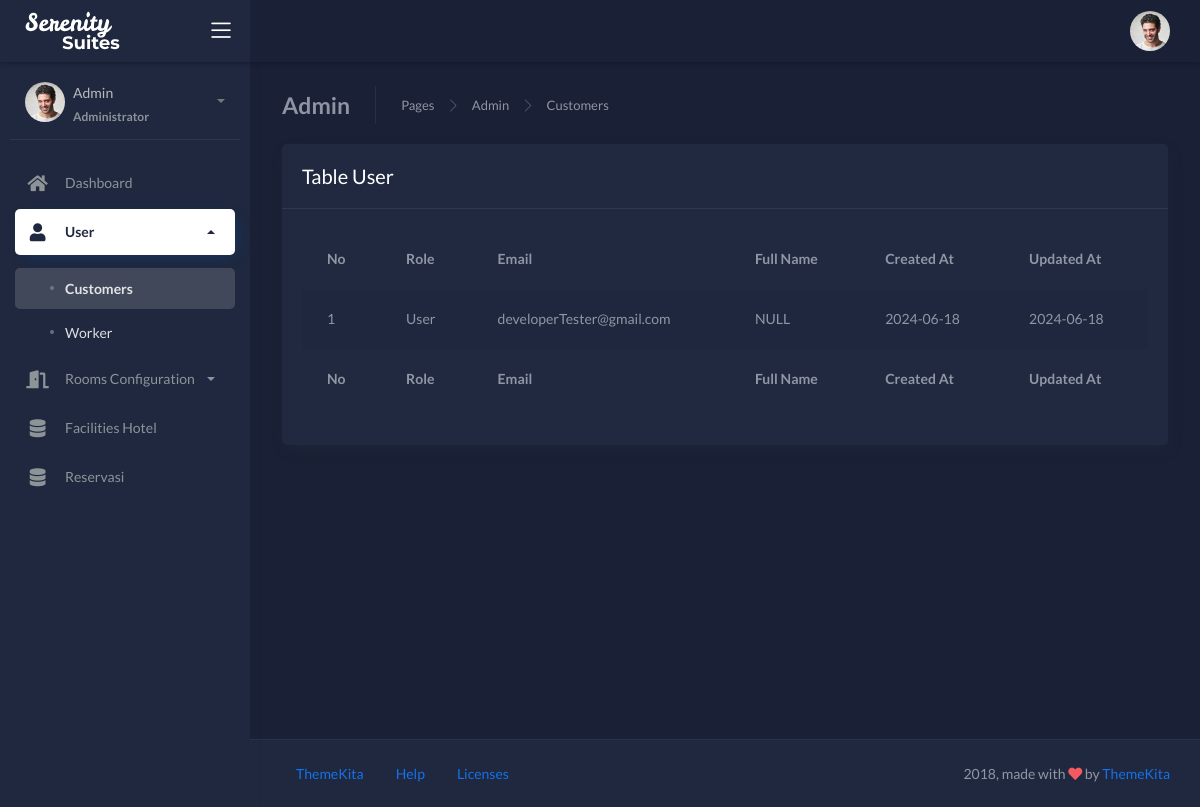
The app's page /admin/customers (signed in), older data.
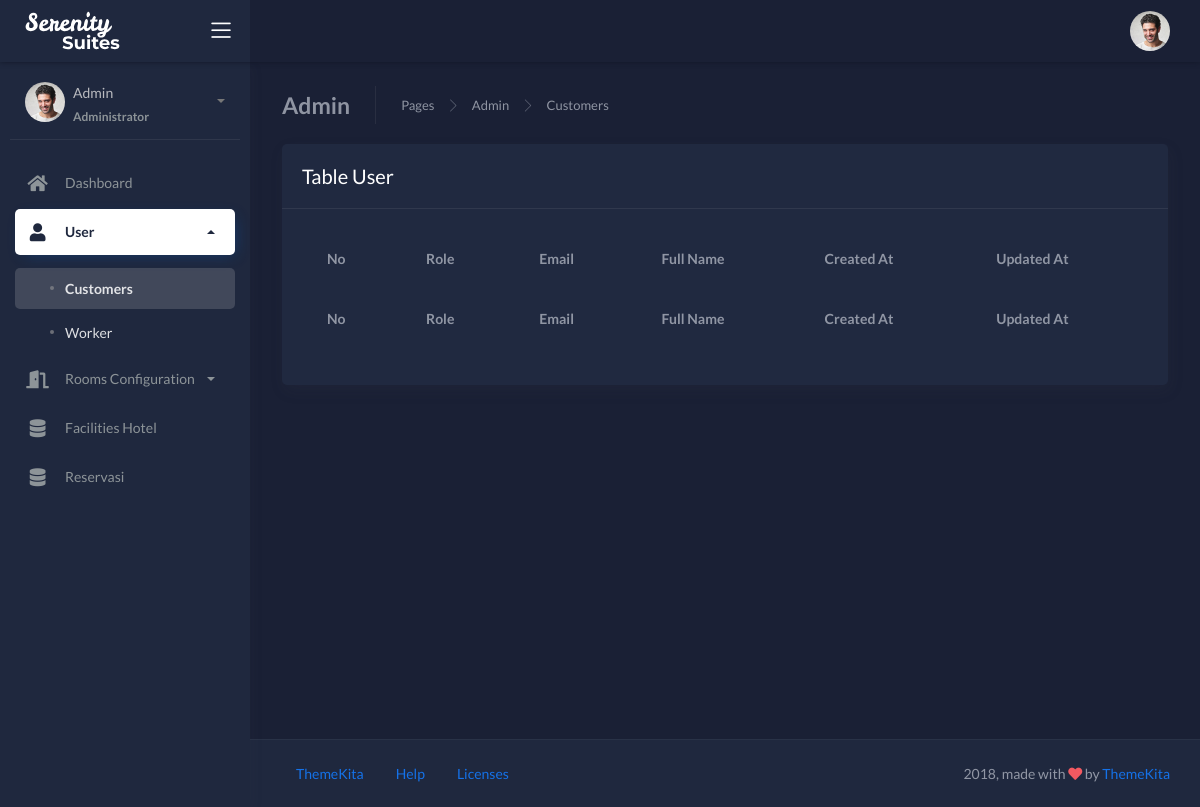
The same page, newer data.
### tables this page shows
CREATE TABLE `users` (
  `id` bigint(20) NOT NULL,
  `roleid` bigint(20) NOT NULL,
  `email` varchar(255) DEFAULT NULL,
  `firstname` varchar(255) DEFAULT NULL,
  `lastname` varchar(255) DEFAULT NULL,
  `fullname` text DEFAULT NULL,
  `password` text DEFAULT NULL,
  `createdAt` date DEFAULT NULL,
  `updatedAt` date DEFAULT NULL
);

CREATE TABLE `roles` (
  `id` bigint(20) NOT NULL,
  `name` varchar(255) DEFAULT NULL,
  `createdAt` date DEFAULT NULL,
  `updatedAt` date DEFAULT NULL
);

### app/core/Controller.php (called while the page is built, shortened)
<?php
class Controller
{
    public function view_admin(string $view, array $data = []): void
    {
        require 'app/views/admin/layouts/header.php';
        require 'app/views/' . $view . '.php';
        require 'app/views/admin/layouts/footer.php';
    }
    public function model(string | object $model): object
    {
        return new $model;
    }
}

### app/controllers/Admin.php (called while the page is built, shortened)
<?php
class Admin extends Controller
{
    private string $users_model = 'users_model';
    public function customers(): void
    {
        $data = array(
            'title' => 'Customers',
            'customers' => $this->model($this->users_model)->getCustomers()
        );
        $this->view_admin('admin/customers', $data);
    }
}

### app/core/App.php (called while the page is built, shortened)
<?php
class App
{
    protected object | string $controller = 'Home';
    protected $method = 'index';
    protected array $params = [];
    public function __construct()
    {
        $url = $this->parseUrl();
        if (file_exists('app/controllers/' . $url[0] . '.php')) {
            $this->controller = $url[0];
            unset($url[0]);
        }
        $this->controller = new $this->controller;
        if (isset($url[1])) {
            if (method_exists($this->controller, $url[1])) {
                $this->method = $url[1];
            }
        }
        call_user_func_array([$this->controller, $this->method], $this->params);
    }
    public function parseUrl()
    {
        if (isset($_GET['url'])) {
            $url = rtrim($_GET['url'], '/');
            $url = filter_var($url, FILTER_SANITIZE_URL);
            $url = explode('/', $url);
            return $url;
        } else {
            $url = [$this->controller];
            return $url;
        }
    }
}

### index.php (called while the page is built, shortened)
<?php
$App = new App;

### app/core/Database.php (called while the page is built, shortened)
<?php
class Database
{
    private string $host = DB_HOST;
    private string $user = DB_USER;
    private string $pass = DB_PASS;
    private string $name = DB_NAME;
    private PDO $database_handle;
    private mixed $statement;
    public function __construct()
    {
        $database_source_name = 'mysql:host=' . $this->host . ';dbname=' . $this->name;
        $username = $this->user;
        $password = $this->pass;
        $option = [
            PDO::ATTR_PERSISTENT => true,
            PDO::ATTR_ERRMODE => PDO::ERRMODE_EXCEPTION
        ];
        try {
            $this->database_handle = new PDO($database_source_name, $username, $password, $option);
        } catch (PDOException $e) {
            die("Connection failed: " . $e->getMessage());
        }
    }
    public function query(string $query): void
    {
        $this->statement = $this->database_handle->prepare($query);
    }
    public function execute(): void
    {
        $this->statement->execute();
    }
    public function resultSet(): array
    {
        $this->execute();
        return $this->statement->fetchAll(PDO::FETCH_OBJ);
    }
}

### app/models/Users_model.php (called while the page is built, shortened)
<?php
class Users_model
{
    private $db;
    public function __construct()
    {
        $this->db = new Database;
    }
    public function getCustomers()
    {
        $this->db->query('SELECT roles.id, roles.name AS roleName, users.email, users.fullname, users.createdAt, users.updatedAt FROM users, roles WHERE users.roleid = roles.id AND users.roleid = 3');
        return $this->db->resultSet();
    }
}

### app/views/admin/customers.php (the view, shortened to what the changed rows need)
<div class="wrapper">
    <div class="main-panel">
        <div class="content">
            <div class="page-inner">
                <div class="row">
                    <div class="col-md-12">
                        <div class="card">
                            <div class="card-body">
                                <div class="table-responsive">
                                    <table id="basic-datatables" class="display table table-striped table-hover">
                                        <thead>
                                            <tr>
                                                <th>No</th>
                                                <th>Role</th>
                                                <th>Email</th>
                                                <th>Full Name</th>
                                                <th>Created At</th>
                                                <th>Updated At</th>
                                            </tr>
                                        </thead>
                                        <tfoot>
                                            <tr>
                                                <th>No</th>
                                                <th>Role</th>
                                                <th>Email</th>
                                                <th>Full Name</th>
                                                <th>Created At</th>
                                                <th>Updated At</th>
                                            </tr>
                                        </tfoot>
                                        <tbody>
                                            <?php
                                            $no = 1;
                                            foreach ($data['customers'] as $data) : ?>
                                                <tr>
                                                    <td><?= $no++; ?></td>
                                                    <td><?= $data->roleName; ?></td>
                                                    <td><?= $data->email; ?></td>
                                                    <td><?= $data->fullname ?? 'NULL'; ?></td>
                                                    <td><?= $data->createdAt; ?></td>
                                                    <td><?= $data->updatedAt; ?></td>
                                                </tr>
                                            <?php endforeach; ?>
                                        </tbody>
                                    </table>
                                </div>
                            </div>
                        </div>
                    </div>
                </div>
            </div>
        </div>
    </div>
</div>

Row changes from the older to the newer data that the page shows:
no longer on this page (row edited): users: roleid.name "User", email "developerTester@gmail.com", fullname "NULL", createdAt "2024-06-18", updatedAt "2024-06-18"
